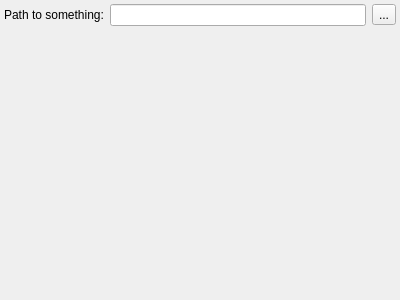
<?xml version="1.0" encoding="UTF-8"?>
<ui version="4.0">
 <class>ChoosePathPage</class>
 <widget class="QWizardPage" name="ChoosePathPage">
  <property name="geometry">
   <rect>
    <x>0</x>
    <y>0</y>
    <width>400</width>
    <height>300</height>
   </rect>
  </property>
  <property name="windowTitle">
   <string>WizardPage</string>
  </property>
  <layout class="QFormLayout" name="formLayout">
   <property name="margin">
    <number>4</number>
   </property>
   <item row="0" column="0">
    <widget class="QLabel" name="label">
     <property name="text">
      <string notr="true">Path to something:</string>
     </property>
    </widget>
   </item>
   <item row="0" column="1">
    <layout class="QHBoxLayout" name="horizontalLayout">
     <item>
      <widget class="QLineEdit" name="filenameEdit"/>
     </item>
     <item>
      <widget class="QToolButton" name="browseButton">
       <property name="text">
        <string>...</string>
       </property>
      </widget>
     </item>
    </layout>
   </item>
   <item row="1" column="1">
    <spacer name="verticalSpacer">
     <property name="orientation">
      <enum>Qt::Vertical</enum>
     </property>
     <property name="sizeHint" stdset="0">
      <size>
       <width>20</width>
       <height>40</height>
      </size>
     </property>
    </spacer>
   </item>
  </layout>
 </widget>
 <resources/>
 <connections/>
</ui>
